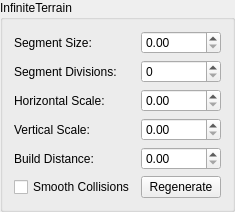
         <widget class="QGroupBox" name="infTerGroupBox" >
          <property name="title" >
           <string>InfiniteTerrain</string>
          </property>
          <layout class="QGridLayout" name="gridLayout_20" >
           <item row="0" column="0" >
            <widget class="QLabel" name="label_49" >
             <property name="text" >
              <string>Segment Size:</string>
             </property>
            </widget>
           </item>
           <item row="0" column="1" >
            <widget class="QDoubleSpinBox" name="infTerSegSizeEdit" />
           </item>
           <item row="1" column="0" >
            <widget class="QLabel" name="label_50" >
             <property name="text" >
              <string>Segment Divisions:</string>
             </property>
            </widget>
           </item>
           <item row="1" column="1" >
            <widget class="QSpinBox" name="infTerSegDivEdit" />
           </item>
           <item row="2" column="0" >
            <widget class="QLabel" name="label_60" >
             <property name="text" >
              <string>Horizontal Scale:</string>
             </property>
            </widget>
           </item>
           <item row="2" column="1" >
            <widget class="QDoubleSpinBox" name="infTerHorizEdit" />
           </item>
           <item row="3" column="0" >
            <widget class="QLabel" name="label_61" >
             <property name="text" >
              <string>Vertical Scale:</string>
             </property>
            </widget>
           </item>
           <item row="3" column="1" >
            <widget class="QDoubleSpinBox" name="infTerVertEdit" />
           </item>
           <item row="4" column="0" >
            <widget class="QLabel" name="label_62" >
             <property name="text" >
              <string>Build Distance:</string>
             </property>
            </widget>
           </item>
           <item row="4" column="1" >
            <widget class="QDoubleSpinBox" name="infTerDistanceEdit" />
           </item>
           <item row="5" column="0" >
            <widget class="QCheckBox" name="infTerSmoothToggle" >
             <property name="text" >
              <string>Smooth Collisions</string>
             </property>
            </widget>
           </item>
           <item row="5" column="1" >
            <widget class="QPushButton" name="infTerRegenButton" >
             <property name="text" >
              <string>Regenerate</string>
             </property>
            </widget>
           </item>
          </layout>
         </widget>
